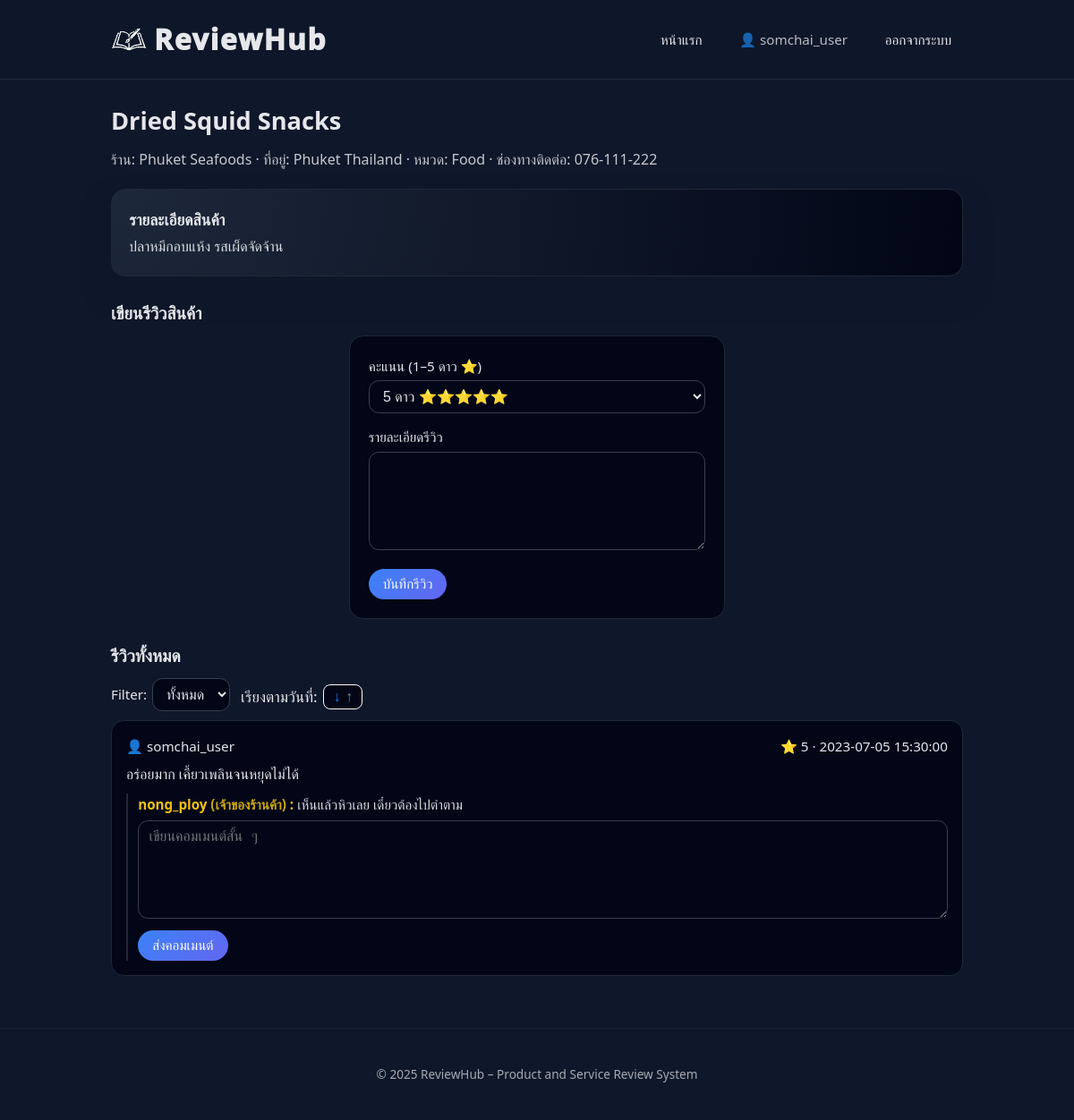
The app's page /product.php?id=3 (signed in) with its own data.
### tables this page shows
CREATE TABLE `Product` (
  `product_id` int NOT NULL,
  `store_id` int NOT NULL,
  `product_name` varchar(150) NOT NULL,
  `description` text,
  `category` varchar(50) DEFAULT NULL
);

CREATE TABLE `Store` (
  `store_id` int NOT NULL,
  `user_id` int NOT NULL,
  `store_name` varchar(100) NOT NULL,
  `country` varchar(50) DEFAULT NULL,
  `city` varchar(50) DEFAULT NULL,
  `contact` varchar(100) DEFAULT NULL,
  `register_date` datetime DEFAULT CURRENT_TIMESTAMP
);

CREATE TABLE `Review` (
  `review_id` int NOT NULL,
  `product_id` int NOT NULL,
  `user_id` int NOT NULL,
  `rating` int DEFAULT NULL,
  `review_text` text,
  `review_date` datetime DEFAULT CURRENT_TIMESTAMP
);

CREATE TABLE `User` (
  `user_id` int NOT NULL,
  `user_type_id` int NOT NULL,
  `username` varchar(50) NOT NULL,
  `email` varchar(100) NOT NULL,
  `password` varchar(255) NOT NULL,
  `registration_date` datetime DEFAULT CURRENT_TIMESTAMP
);

CREATE TABLE `Comment` (
  `comment_id` int NOT NULL,
  `user_id` int NOT NULL,
  `review_id` int NOT NULL,
  `comment_text` text NOT NULL,
  `comment_date` datetime DEFAULT CURRENT_TIMESTAMP
);

### db.php (called while the page is built, shortened)
<?php
function currentUserId()
{
    return isset($_SESSION['user_id']) ? (int) $_SESSION['user_id'] : null;
}
function userRoleClass($typeId)
{
    $typeId = (int) $typeId;
    if ($typeId === 3) {
        return 'user-role-merchant';
    }
    return 'user-role-customer';
}

### product.php (the view, shortened to what this page needs)
<?php
require_once 'db.php';
$productId = isset($_GET['id']) ? (int)$_GET['id'] : 0;
$stmt = $conn->prepare("
    SELECT p.product_name, p.description, p.category,
           s.store_id, s.user_id, s.store_name, s.city, s.country, s.contact
    FROM Product p
    JOIN Store s ON p.store_id = s.store_id
    WHERE p.product_id = ?
");
$stmt->bind_param('i', $productId);
$stmt->execute();
$stmt->bind_result($pname, $pdesc, $pcat, $storeId, $storeOwnerId, $sname, $scity, $scountry, $scontact);
$ratingFilter = $_GET['rating'] ?? 'all';
$orderParam = $_GET['order'] ?? 'new';
$orderParam = ($orderParam === 'old') ? 'old' : 'new';
$orderDir = $orderParam === 'old' ? 'ASC' : 'DESC';
$sqlReviews = "
    SELECT r.review_id, r.rating, r.review_text, r.review_date,
           u.username, u.user_type_id, u.user_id
    FROM Review r
    JOIN `User` u ON r.user_id = u.user_id
    WHERE r.product_id = ?
";
$sqlReviews .= " ORDER BY r.review_date {$orderDir}";
$stmtRev = $conn->prepare($sqlReviews);
if ($ratingFilter !== 'all') {
    $ratingValue = (int)$ratingFilter;
    $stmtRev->bind_param('ii', $productId, $ratingValue);
} else {
    $stmtRev->bind_param('i', $productId);
}
$stmtRev->execute();
$resultRev = $stmtRev->get_result();
$reviews = [];
while ($row = $resultRev->fetch_assoc()) {
    $reviews[] = $row;
}
$commentsByReview = [];
if ($reviews) {
    $stmtC = $conn->prepare("
        SELECT c.comment_text, c.comment_date, u.username, u.user_type_id, u.user_id
        FROM Comment c
        JOIN `User` u ON c.user_id = u.user_id
        WHERE c.review_id = ?
        ORDER BY c.comment_date ASC
    ");
    foreach ($reviews as $r) {
        $rid = (int)$r['review_id'];
        $stmtC->bind_param('i', $rid);
        $stmtC->execute();
        $resC = $stmtC->get_result();
        while ($c = $resC->fetch_assoc()) {
            $commentsByReview[$rid][] = $c;
        }
    }
}
include 'header.php';
?>
<section class="section">
    <h1 class="page-title"><?php echo htmlspecialchars($pname); ?></h1>
    <p class="page-subtitle">
        ร้าน: <?php echo htmlspecialchars($sname); ?>
        <?php if ($scity || $scountry): ?>
            · ที่อยู่: <?php echo htmlspecialchars(trim($scity . ' ' . $scountry)); ?>
        <?php endif; ?>
        <?php if ($pcat): ?>
            · หมวด: <?php echo htmlspecialchars($pcat); ?>
        <?php endif; ?>
        <?php if ($scontact): ?>
            · ช่องทางติดต่อ: <?php echo htmlspecialchars($scontact); ?>
        <?php endif; ?>
    </p>
    <?php if ($pdesc): ?>
        <div class="section">
            <div class="card">
                <div class="card-title">รายละเอียดสินค้า</div>
                <p class="body-text">
                    <?php echo nl2br(htmlspecialchars($pdesc)); ?>
                </p>
            </div>
        </div>
    <?php endif; ?>
    <div class="section">
        <h2 class="page-title" style="font-size:1.2rem;">เขียนรีวิวสินค้า</h2>
        <?php if (!currentUserId()): ?>
            <div class="alert alert-error">
                ต้องเข้าสู่ระบบก่อนถึงจะเขียนรีวิวได้
                <a href="login.php">เข้าสู่ระบบ</a>
            </div>
        <?php else: ?>
            <form method="post" class="form-card">
                <div class="form-group">
    				<label>คะแนน (1–5 ดาว ⭐)</label>
    				<select name="rating">
        			<?php for ($i = 5; $i >= 1; $i--): ?>
            		<?php $stars = str_repeat("⭐", $i); ?>
           				 <option value="<?php echo $i; ?>">
                		<?php echo $i . " ดาว " . $stars; ?>
           			 </option>
       				 <?php endfor; ?>
    				</select>
				</div>
                <div class="form-group">
                    <label>รายละเอียดรีวิว</label>
                    <textarea name="review_text"></textarea>
                </div>
                <button class="btn-primary" type="submit">บันทึกรีวิว</button>
            </form>
        <?php endif; ?>
    </div>
    <div class="section">
        <h2 class="page-title" style="font-size:1.2rem;">รีวิวทั้งหมด</h2>
        <form method="get" style="display:flex; gap:0.75rem; align-items:center; flex-wrap:wrap; margin:0.6rem 0 0.4rem;">
            <label style="display:flex; gap:0.35rem; align-items:center;">
                Filter:
                <select name="rating" onchange="this.form.submit()">
                    <option value="all" <?php echo $ratingFilter === 'all' ? 'selected' : ''; ?>>ทั้งหมด</option>
                </select>
            </label>
            <div style="display:flex; gap:0.4rem; align-items:center;">
                <span>เรียงตามวันที่:</span>
                <button type="submit" name="order" value="<?php echo $orderParam === 'new' ? 'old' : 'new'; ?>"
                        style="display:flex; align-items:center; gap:0.35rem; padding:0.25rem 0.65rem; border-radius:8px; border:1px solid #f8f9fb; background:#020617; color:#111; cursor:pointer;">
                    <span style="color:<?php echo $orderParam === 'new' ? '#1b7cff' : '#888'; ?>; font-size:1rem;">↓</span>
                    <span style="color:<?php echo $orderParam === 'old' ? '#1b7cff' : '#888'; ?>; font-size:1rem;">↑</span>
                </button>
            </div>
        </form>
        <?php if (empty($reviews)): ?>
            <p style="opacity:0.85; margin-top:0.6rem;">ยังไม่มีรีวิว ลองเขียนอันแรกเลย!</p>
        <?php else: ?>
            <?php foreach ($reviews as $r): ?>
                <?php
                $roleClass = userRoleClass($r['user_type_id']);
                ?>
                <div class="review">
                    <div class="review-header">
                        <span class="<?php echo $roleClass; ?>">
                            👤 <?php echo htmlspecialchars($r['username']); ?>
                        </span>
                        <span>⭐ <?php echo (int)$r['rating']; ?> ·
                            <?php echo htmlspecialchars($r['review_date']); ?>
                        </span>
                    </div>
                    <div class="review-body">
                        <?php echo nl2br(htmlspecialchars($r['review_text'])); ?>
                    </div>
                    <div class="comments">
                        <?php foreach ($commentsByReview[$r['review_id']] ?? [] as $c): ?>
                            <?php
                            $cRoleClass = userRoleClass($c['user_type_id']);
                            $cIsStoreOwner = ((int)($c['user_id'] ?? 0) === (int)$storeOwnerId);
                            ?>
                            <div class="comment">
                                <strong class="<?php echo $cRoleClass; ?>">
                                    <?php echo htmlspecialchars($c['username']); ?>
                                    <?php if ($cIsStoreOwner): ?>
                                        <span style="opacity:0.85;">(เจ้าของร้านค้า)</span>
                                    <?php endif; ?>:
                                </strong>
                                <?php echo nl2br(htmlspecialchars($c['comment_text'])); ?>
                            </div>
                        <?php endforeach; ?>
                        <?php if (currentUserId()): ?>
                            <form method="post" style="margin-top:0.4rem;">
                                <textarea name="comment_text"
                                          placeholder="เขียนคอมเมนต์สั้น ๆ"></textarea>
                                <button class="btn-primary" type="submit"
                                        style="margin-top:0.35rem;">ส่งคอมเมนต์</button>
                            </form>
                        <?php endif; ?>
                    </div>
                </div>
            <?php endforeach; ?>
        <?php endif; ?>
    </div>
</section>
<?php include 'footer.php'; ?>

### assets/style.css (style rules this page uses)
* { box-sizing: border-box; margin: 0; padding: 0; }
body { font-family: "Kanit", "Segoe UI", system-ui, -apple-system, sans-serif; background: #0f172a; color: #e5e7eb; font-size: 17px; line-height: 1.6; }
.card { background: radial-gradient(circle at top left, #1d283a, #020617); border-radius: 1rem; padding: 1.2rem; border: 1px solid #1f2937; box-shadow: 0 18px 30px rgba(15, 23, 42, 0.7); transition: transform 0.15s ease, box-shadow 0.15s ease, border-color 0.15s; }
.card-title { font-size: 1.1rem; font-weight: 600; margin-bottom: 0.25rem; }
.body-text { font-size: 1rem; opacity: 0.95; }
.form-card { background: #020617; border-radius: 1rem; padding: 1.3rem; border: 1px solid #1f2937; max-width: 420px; margin: 0 auto; }
.form-group { margin-bottom: 0.9rem; }
label { font-size: 0.95rem; display: block; margin-bottom: 0.25rem; }
input[type="text"], input[type="email"], input[type="password"], select, textarea { width: 100%; padding: 0.5rem 0.7rem; border-radius: 0.7rem; border: 1px solid #374151; background: #020617; color: #e5e7eb; font-size: 1rem; }
textarea { min-height: 110px; resize: vertical; }
.btn, .btn-primary { display: inline-flex; align-items: center; justify-content: center; padding: 0.5rem 1rem; border-radius: 999px; border: none; cursor: pointer; font-size: 0.95rem; gap: 0.35rem; }
.btn-primary { background: linear-gradient(135deg, #3b82f6, #6366f1); color: #f9fafb; }
.page-title { font-size: 1.7rem; font-weight: 600; margin-bottom: 0.6rem; }
.page-subtitle { font-size: 1rem; opacity: 0.85; margin-bottom: 1.2rem; }
.section { margin-bottom: 1.6rem; }
.review { background: #020617; border-radius: 0.9rem; padding: 1rem; border: 1px solid #1f2937; margin-bottom: 0.8rem; }
.review-header { display: flex; justify-content: space-between; font-size: 0.95rem; margin-bottom: 0.4rem; }
.review-body { font-size: 1rem; line-height: 1.5; }
.comments { margin-top: 0.6rem; padding-left: 0.7rem; border-left: 2px solid #1f2937; }
.comment { font-size: 0.95rem; margin-bottom: 0.35rem; opacity: 0.95; }
.user-role-merchant { color: #facc15; font-weight: 700; opacity: 1 !important; }
.user-role-customer { color: #e5e7eb; }

### records on screen
product: product_name "Dried Squid Snacks", store.store_name "Phuket Seafoods", store.country "Phuket Thailand", category "Food", store.contact "076-111-222", description "ปลาหมึกอบแห้ง รสเผ็ดจัดจ้าน"
review: user.username "somchai_user", rating "5", review_date "2023-07-05 15:30:00", review_text "อร่อยมาก เคี้ยวเพลินจนหยุดไม่ได้"
comment: user.username "nong_ploy", comment_text "เห็นแล้วหิวเลย เดี๋ยวต้องไปตำตาม"

### other values on screen
$_SESSION['username'] "somchai_user"
form field rating "5 ดาว ⭐⭐⭐⭐⭐"
